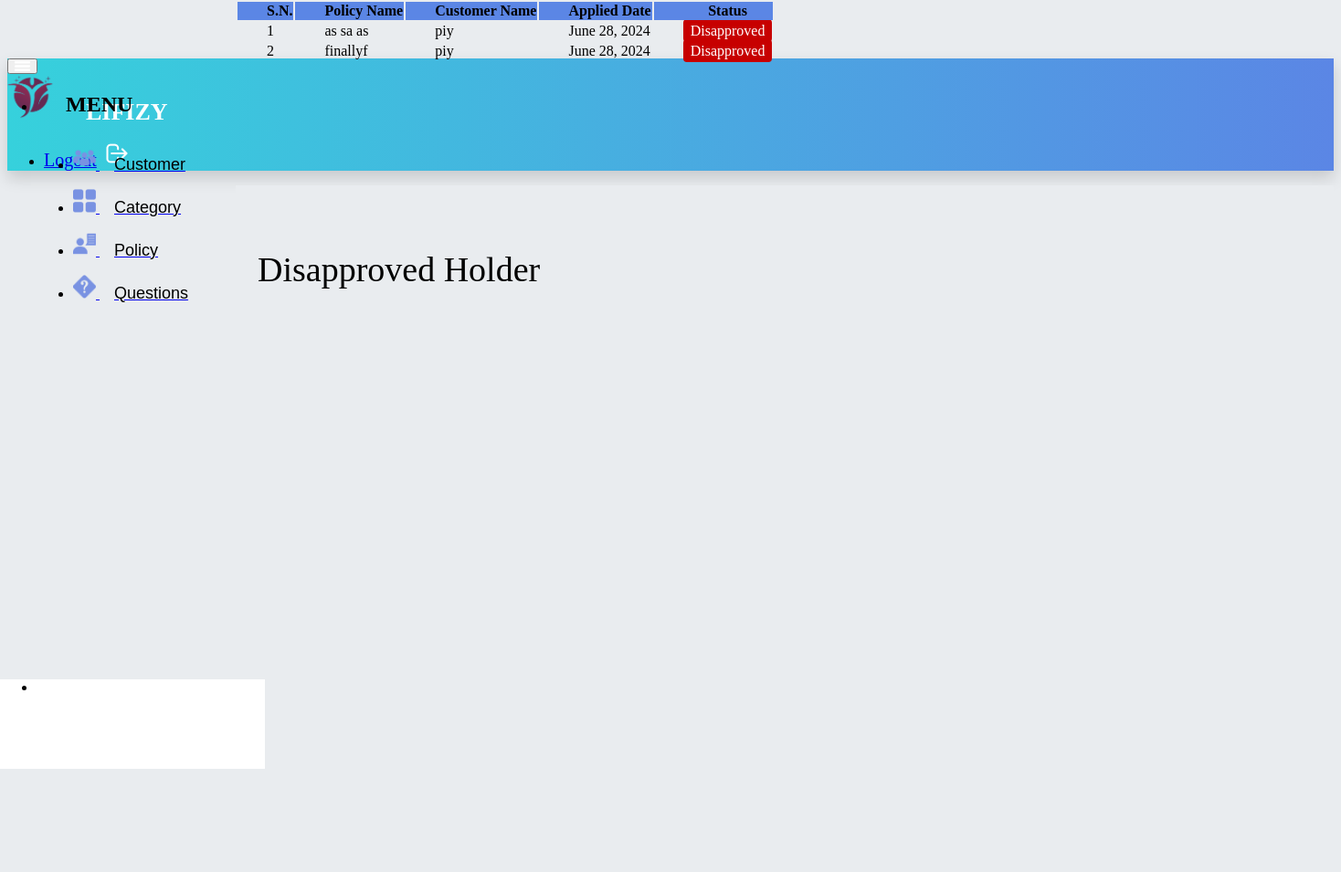
Screenshot of /admin-view-disapproved-policy-holder (signed in) with the database file from the repository.
### insurance/models.py (models this page shows, shortened)
class PolicyRecord(models.Model):
    customer = models.ForeignKey(Customer, on_delete=models.CASCADE)
    Policy = models.ForeignKey(Policy, on_delete=models.CASCADE)
    status = models.CharField(max_length=100, default='Pending')
    creation_date = models.DateField(auto_now=True)

class Policy(models.Model):
    category = models.ForeignKey('Category', on_delete=models.CASCADE)
    policy_name = models.CharField(max_length=200)
    sum_assurance = models.PositiveIntegerField()
    premium = models.PositiveIntegerField()
    tenure = models.PositiveIntegerField()
    creation_date = models.DateField(auto_now=True)
    def __str__(self):
        return self.policy_name

### customer/models.py (models this page shows, shortened)
class Customer(models.Model):
    user = models.OneToOneField(User, on_delete=models.CASCADE)
    profile_pic = models.ImageField(upload_to='profile_pic/Customer/', null=True, blank=True)
    address = models.CharField(max_length=40)
    mobile = models.CharField(max_length=20, null=False)
    def __str__(self):
        return self.user.first_name

### insurance/views.py (the view)
# urls.py: path('admin-view-disapproved-policy-holder', views.admin_view_disapproved_policy_holder_view,
@login_required(login_url='adminlogin')
def admin_view_disapproved_policy_holder_view(request):
    policyrecords = models.PolicyRecord.objects.all().filter(status='Disapproved')
    return render(request, 'insurance/admin_view_disapproved_policy_holder.html', {'policyrecords': policyrecords})

### templates/insurance/admin_view_disapproved_policy_holder.html (shortened to what this page needs)
{% extends 'insurance/adminbase.html' %}
{% load static %}
{% block content %}
    <div class="wrapper">
        <div class="heading-section">
            <p class="mb-0 text-dark heading-text">Disapproved Holder</p>
        </div>
        <div class="card shadow border-0 mb-7 m-4 main-card">
            <div class="scrollable">
                <div class="table-responsive">
                    <table class="table table-hover table-nowrap table-striped position-relative">
                        <thead class="main-header" style="position: sticky; top: 0; z-index: 1000">
                        <tr>
                            <th scope="col" class="text-white pl-6">S.N.</th>
                            <th scope="col" class="text-white pl-6">Policy Name</th>
                            <th scope="col" class="text-white">Customer Name</th>
                            <th scope="col" class="text-white">Applied Date</th>
                            <th scope="col" class="text-white">Status</th>
                        </tr>
                        </thead>
                        <tbody>
                        {% for t in policyrecords %}
                            <tr>
                                <td> {{ forloop.counter }}</td>
                                <td> {{ t.Policy }}</td>
                                <td> {{ t.customer }}</td>
                                <td>{{ t.creation_date }}</td>
                                <td>
                                    <span class="{% if t.status == 'Disapproved' %}status-red{% endif %}">
                                        {{ t.status }}
                                    </span>
                                </td>
                            </tr>
                        {% endfor %}
                        </tbody>
                    </table>
                </div>
            </div>
        </div>
    </div>
{% endblock %}

### templates/insurance/adminbase.html (style rules this page uses)
html { position: relative; min-height: 100%; background-color: #e9ecef; }
body { overflow-x: hidden; }
body.fixed-nav { padding-top: 56px; }

### templates/insurance/admin_view_disapproved_policy_holder.html (style rules this page uses)
.table-responsive { overflow: visible !important; }
.main-header { background: rgba(91, 134, 229, 1); }
.table th { padding-left: 2rem; }
.table td { padding-left: 2rem; }
.heading-text { font-size: 38px; }
.heading-section { display: flex; margin: 2rem 1.5rem 0.5rem; justify-content: space-between; }
.main-card { flex-grow: 1; }
.wrapper { display: flex; flex-direction: column; height: 100%; width: 100%; }
.scrollable { position: absolute; top: 0; width: 100%; height: 100%; overflow: auto; }
.status-red { background-color: #c70000; color: white; padding: 4px 8px; border-radius: 4px; text-align: center; }

### rows the page displays
PolicyRecord: Policy "as sa as", customer "piy", creation_date "June 28, 2024", status "Disapproved"
PolicyRecord: Policy "finallyf", customer "piy", creation_date "June 28, 2024", status "Disapproved"
